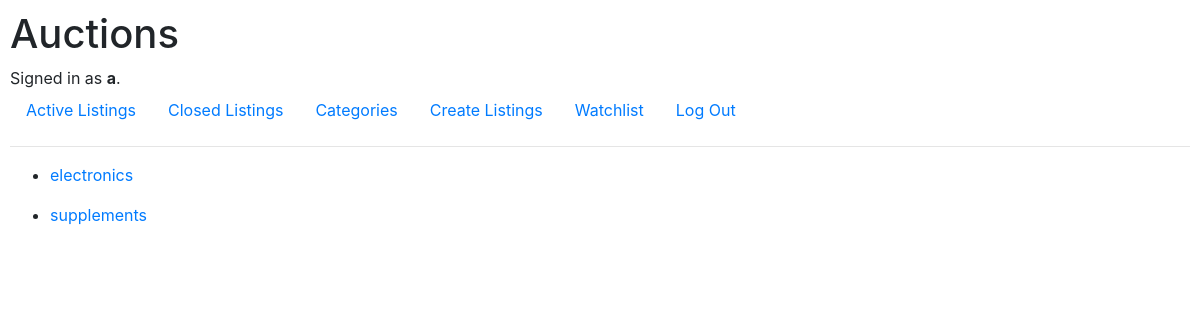
The page /categories (signed in) on the database its author committed.
### auctions/models.py (models this page shows, shortened)
class User(AbstractUser):
    pass

class Listing(models.Model):
    title = models.CharField(max_length=50)
    Category = models.CharField(max_length=50, default="appliances")
    description = models.CharField(max_length=500)
    url = models.URLField(max_length=5000, blank=True, null=True)
    startingbid = models.IntegerField(max_length=50)
    active = models.BooleanField(default=True)

### auctions/views.py (the view)
# urls.py: path("categories", views.Categories, name="cat"),
def Categories(request):
    all = Listing.objects.all()
    category = [items.Category for items in all]
    category1 = list(set(category))
    return render(request, "auctions/categories.html",
                  {'items': category1}
                )

### auctions/templates/auctions/categories.html
{% extends "auctions/layout.html" %}
{% block body %}
    {% for item in items %}
        <ul><li><a href="{% url 'category' item %}">{{item|lower}}</a></li></ul>
    {% endfor %}
{% endblock %}

### auctions/templates/auctions/layout.html (shortened to what this page needs)
{% load static %}
<!DOCTYPE html>
<html lang="en">
    <head>
        <link rel="stylesheet" href="https://stackpath.bootstrapcdn.com/bootstrap/4.4.1/css/bootstrap.min.css">
        <link href="{% static 'auctions/styles.css' %}" rel="stylesheet">
    </head>
    <body>
        <h1>Auctions</h1>
        <div>
            {% if user.is_authenticated %}
                Signed in as <strong>{{ user.username }}</strong>.
            {% else %}
                Not signed in.
            {% endif %}
        </div>
        <ul class="nav">
            <li class="nav-item">
                <a class="nav-link" href="{% url 'index' %}">Active Listings</a>
            </li>
            <li class="nav-item">
                <a class="nav-link" href="{% url 'closed' %}">Closed Listings</a>
            </li>
            <li class="nav-item">
                <a class="nav-link" href="{% url 'cat' %}">Categories</a>
            </li>
            {% if user.is_authenticated %}
                <li class="nav-item">
                    <a class="nav-link" href="{% url 'create' %}">Create Listings</a>
                </li>
                <li class="nav-item">
                    <a class="nav-link" href="{% url 'watch' %}">Watchlist</a>
                </li>
                <li class="nav-item">
                    <a class="nav-link" href="{% url 'logout' %}">Log Out</a>
                </li>
            {% endif %}
        </ul>
        <hr>
        {% block body %}
        {% endblock %}
    </body>
</html>

### auctions/static/auctions/styles.css (style rules this page uses)
body { padding: 10px; }

### rows shown on the page
User: username "a"
Listing: items "electronics"
Listing: items "supplements"
